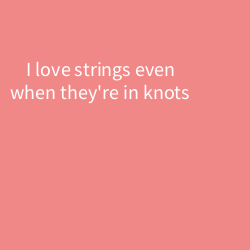
Frame 1 (no input)
Frame 60 (the mouse pressed at the canvas centre just before this capture): identical to frame 1, image omitted
Frame 120 (the mouse held since frame 60 and released just before this capture): identical to frame 1, image omitted

The Processing sketch that drew this single still picture (run headless with seeded random() and noise(); from frame 60 on, the mouse is pressed at the canvas centre):

// Processing sketch: text_modefires
// ── text_modefires.pde
void setup() {
  size(250,250);
  background(#F08888);
  smooth();
}
void draw() {
  background(#F08888);
  String myString = "I love strings even when they're in knots";
  // text modefires
  textAlign(CENTER);
  textSize(20);
  fill(255,255,255);
  // the last two perameters are the dimentions size of the string box to wrap aroound
  text(myString, 10, height/4, 180, 200);
}
